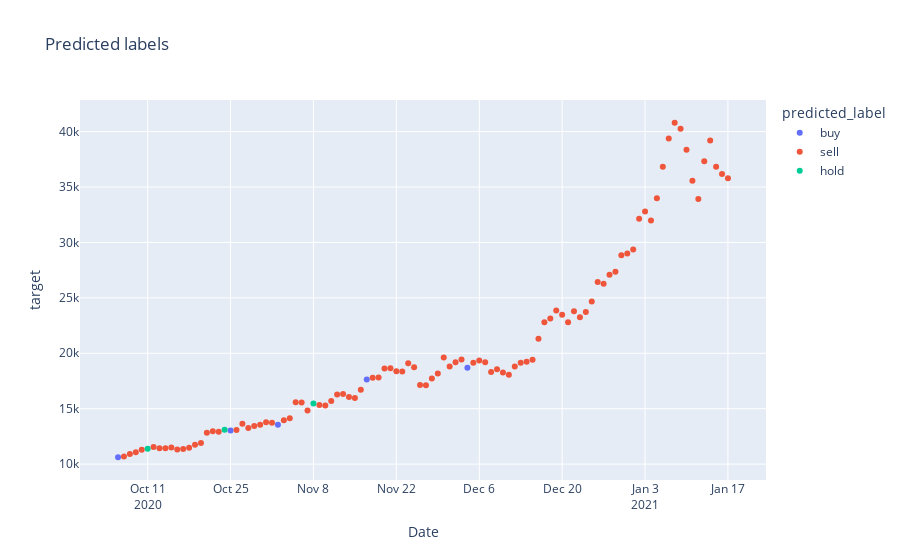
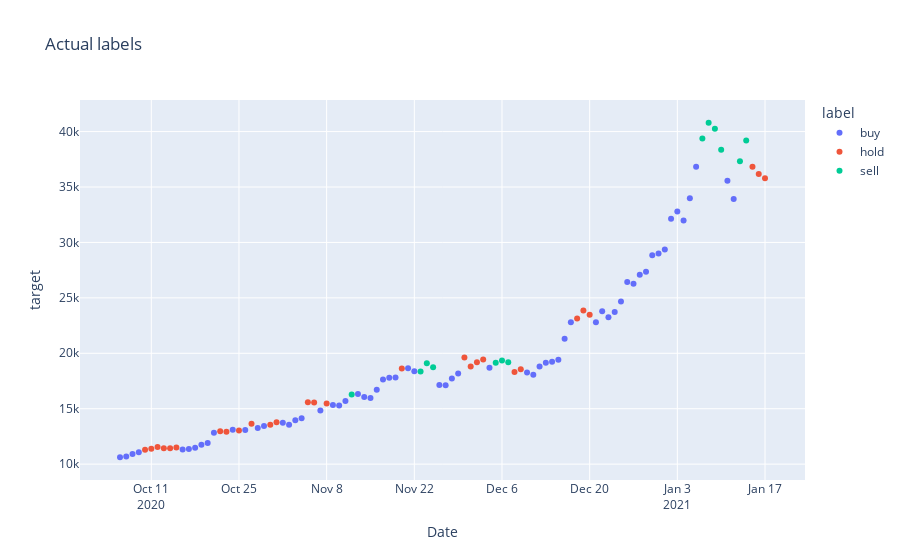

The code cell stored with these charts, in order, in its notebook:
### Code cell
fig = px.scatter(df_window, x=df_window.index, y='target', color='predicted_label', title='Predicted labels')
fig.show()

fig = px.scatter(df_window, x=df_window.index, y='target', color='label', title='Actual labels')
fig.show()
